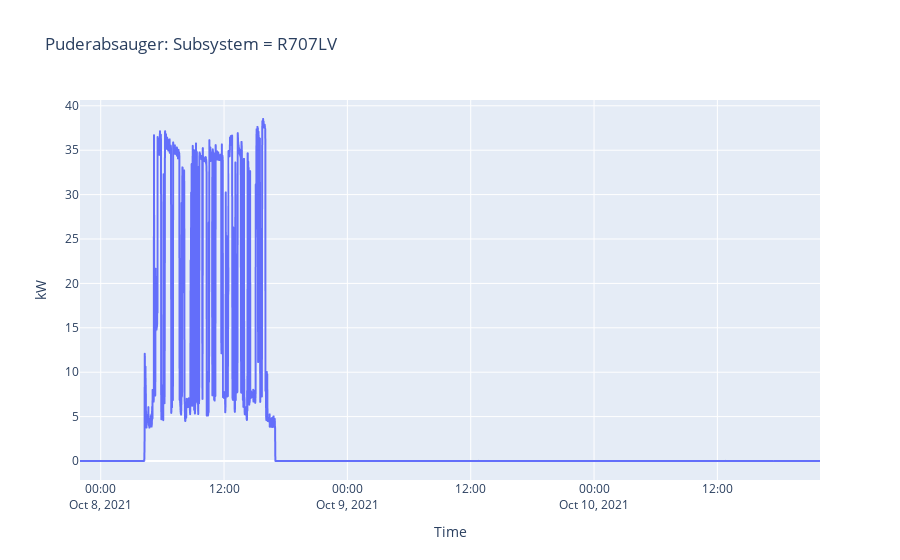

The cell this chart's notebook holds for it:
### Code cell
px.line(
    x=df_1T.index, y=df_1T.kw, 
    title='Puderabsauger: Subsystem = R707LV',
    labels={
        'x': 'Time',
        'y': 'kW'
    })

### Figure 1 — Plotly figure (JSON) as saved in the notebook; plotly's stock layout.template omitted (floating-point values rounded to 4 significant figures; data arrays with more than 128 entries replaced by an {"elided": "..."} marker saying what was removed)
{"data": [{"hovertemplate": "Time=%{x}<br>kW=%{y}<extra></extra>", "legendgroup": "", "line": {"color": "#636efa", "dash": "solid"}, "marker": {"symbol": "circle"}, "mode": "lines", "name": "", "showlegend": false, "type": "scattergl", "x": {"elided": "4321 str values"}, "xaxis": "x", "y": {"elided": "4321 float values"}, "yaxis": "y"}], "layout": {"legend": {"tracegroupgap": 0}, "title": {"text": "Puderabsauger: Subsystem = R707LV"}, "xaxis": {"anchor": "y", "domain": [0, 1], "title": {"text": "Time"}}, "yaxis": {"anchor": "x", "domain": [0, 1], "title": {"text": "kW"}}}}
